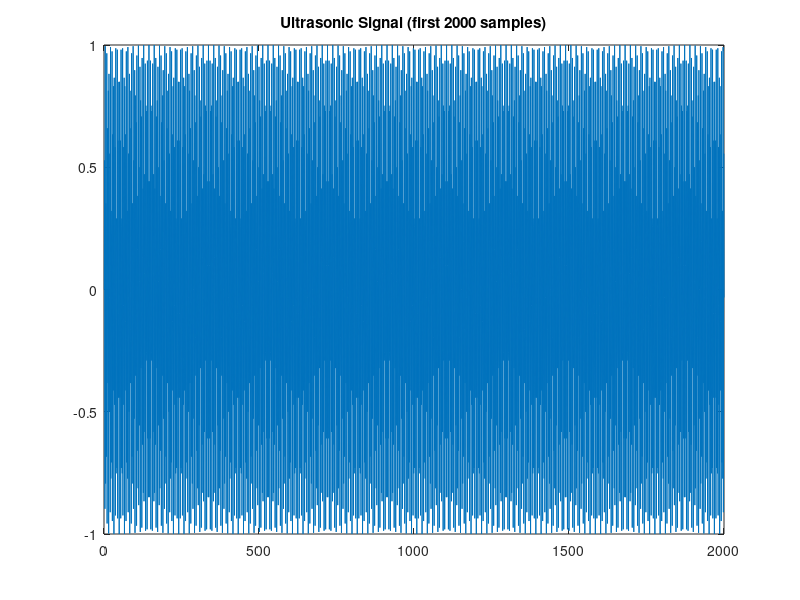
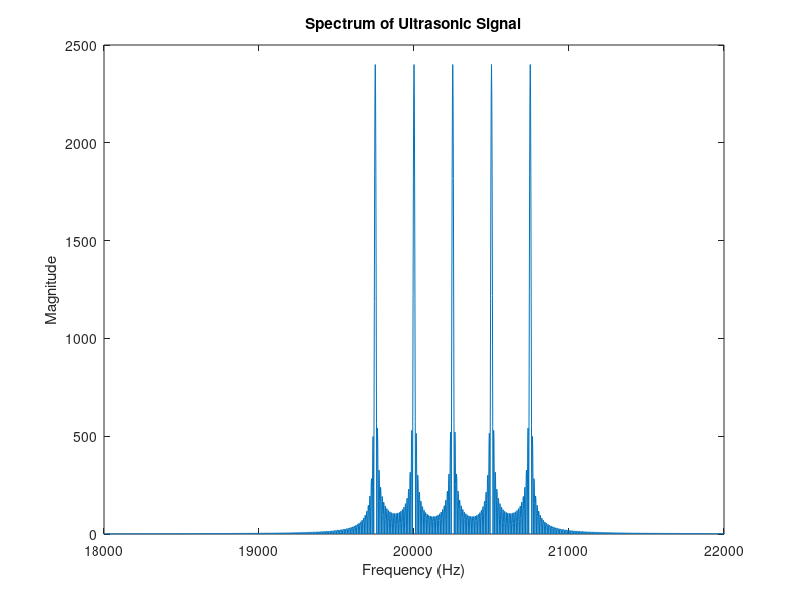

The MATLAB script that drew these images, in order:
% Ultrasonic Digit Transmission Simulation
clear; clc; close all;

fs = 48000;              % Sampling frequency
T = 0.1;                 % Duration of each tone
t = 0:1/fs:T-1/fs;       % Time vector

% Static frequency mapping for digits 1–9
digitMap = containers.Map({'1','2','3','4','5','6','7','8','9'}, ...
    [19000 19250 19500 19750 20000 20250 20500 20750 21000]);

% Message to send
message = '45678';

signal = [];
for i = 1:length(message)
    freq = digitMap(message(i));
    tone = sin(2*pi*freq*t);
    signal = [signal tone];
end

% Play the signal
sound(signal, fs);

% Plot signal
figure;
plot(signal(1:2000));
title('Ultrasonic Signal (first 2000 samples)');

% Spectrum
figure;
n = length(signal);
f = (0:n-1)*(fs/n);
Y = abs(fft(signal));
plot(f, Y);
xlim([18000 22000]); % zoom near ultrasonic band
title('Spectrum of Ultrasonic Signal');
xlabel('Frequency (Hz)');
ylabel('Magnitude');
